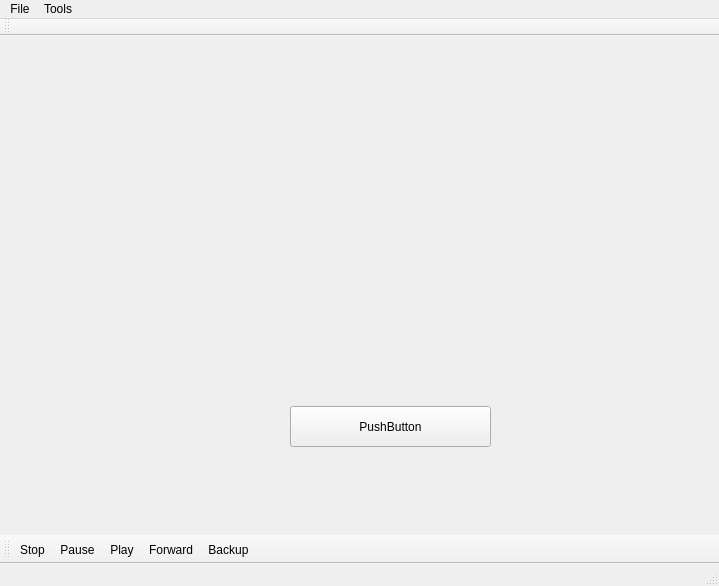
<?xml version="1.0" encoding="UTF-8"?>
<ui version="4.0">
 <class>MainWindow</class>
 <widget class="QMainWindow" name="MainWindow">
  <property name="geometry">
   <rect>
    <x>0</x>
    <y>0</y>
    <width>719</width>
    <height>586</height>
   </rect>
  </property>
  <property name="windowTitle">
   <string>MainWindow</string>
  </property>
  <widget class="QWidget" name="centralWidget">
   <widget class="QPushButton" name="pushButton">
    <property name="geometry">
     <rect>
      <x>290</x>
      <y>370</y>
      <width>201</width>
      <height>41</height>
     </rect>
    </property>
    <property name="text">
     <string>PushButton</string>
    </property>
   </widget>
  </widget>
  <widget class="QMenuBar" name="menuBar">
   <property name="geometry">
    <rect>
     <x>0</x>
     <y>0</y>
     <width>719</width>
     <height>21</height>
    </rect>
   </property>
   <widget class="QMenu" name="menuFile">
    <property name="title">
     <string>File</string>
    </property>
    <addaction name="actionNew"/>
    <addaction name="actionOpen"/>
    <addaction name="actionSave"/>
    <addaction name="actionSave_As"/>
   </widget>
   <widget class="QMenu" name="menuTools">
    <property name="title">
     <string>Tools</string>
    </property>
    <addaction name="actionPlay"/>
    <addaction name="actionPause"/>
    <addaction name="actionStop"/>
    <addaction name="actionForward"/>
    <addaction name="actionBackup"/>
   </widget>
   <addaction name="menuFile"/>
   <addaction name="menuTools"/>
  </widget>
  <widget class="QToolBar" name="mainToolBar">
   <attribute name="toolBarArea">
    <enum>BottomToolBarArea</enum>
   </attribute>
   <attribute name="toolBarBreak">
    <bool>false</bool>
   </attribute>
   <addaction name="actionStop"/>
   <addaction name="actionPause"/>
   <addaction name="actionPlay"/>
   <addaction name="actionForward"/>
   <addaction name="actionBackup"/>
  </widget>
  <widget class="QStatusBar" name="statusBar"/>
  <widget class="QToolBar" name="toolBar">
   <property name="windowTitle">
    <string>toolBar</string>
   </property>
   <attribute name="toolBarArea">
    <enum>TopToolBarArea</enum>
   </attribute>
   <attribute name="toolBarBreak">
    <bool>false</bool>
   </attribute>
  </widget>
  <action name="actionNew">
   <property name="text">
    <string>New</string>
   </property>
  </action>
  <action name="actionOpen">
   <property name="text">
    <string>Open</string>
   </property>
  </action>
  <action name="actionSave">
   <property name="text">
    <string>Save</string>
   </property>
  </action>
  <action name="actionSave_As">
   <property name="text">
    <string>Save As</string>
   </property>
  </action>
  <action name="actionPlay">
   <property name="icon">
    <iconset resource="icons.qrc">
     <normaloff>:/Icons/Resources/play.png</normaloff>:/Icons/Resources/play.png</iconset>
   </property>
   <property name="text">
    <string>Play</string>
   </property>
  </action>
  <action name="actionPause">
   <property name="icon">
    <iconset resource="icons.qrc">
     <normaloff>:/Icons/Resources/pause.png</normaloff>:/Icons/Resources/pause.png</iconset>
   </property>
   <property name="text">
    <string>Pause</string>
   </property>
  </action>
  <action name="actionStop">
   <property name="icon">
    <iconset resource="icons.qrc">
     <normaloff>:/Icons/Resources/Stop.png</normaloff>:/Icons/Resources/Stop.png</iconset>
   </property>
   <property name="text">
    <string>Stop</string>
   </property>
  </action>
  <action name="actionForward">
   <property name="icon">
    <iconset resource="icons.qrc">
     <normaloff>:/Icons/Resources/forward.png</normaloff>:/Icons/Resources/forward.png</iconset>
   </property>
   <property name="text">
    <string>Forward</string>
   </property>
  </action>
  <action name="actionBackup">
   <property name="text">
    <string>Backup</string>
   </property>
  </action>
 </widget>
 <layoutdefault spacing="6" margin="11"/>
 <resources>
  <include location="icons.qrc"/>
 </resources>
 <connections/>
</ui>
